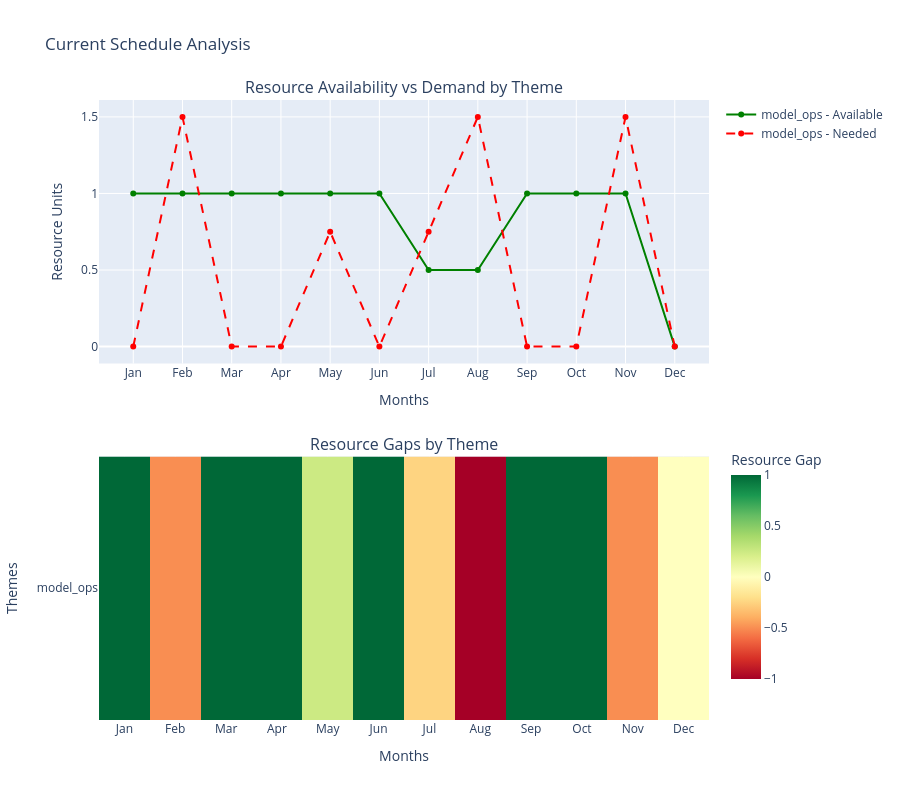
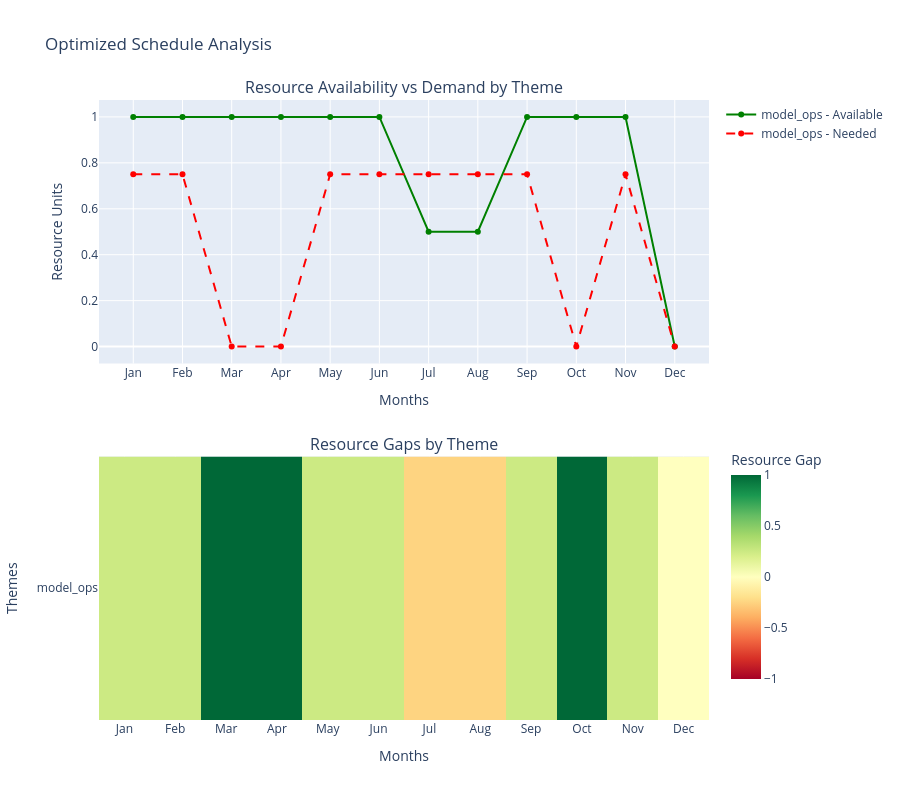
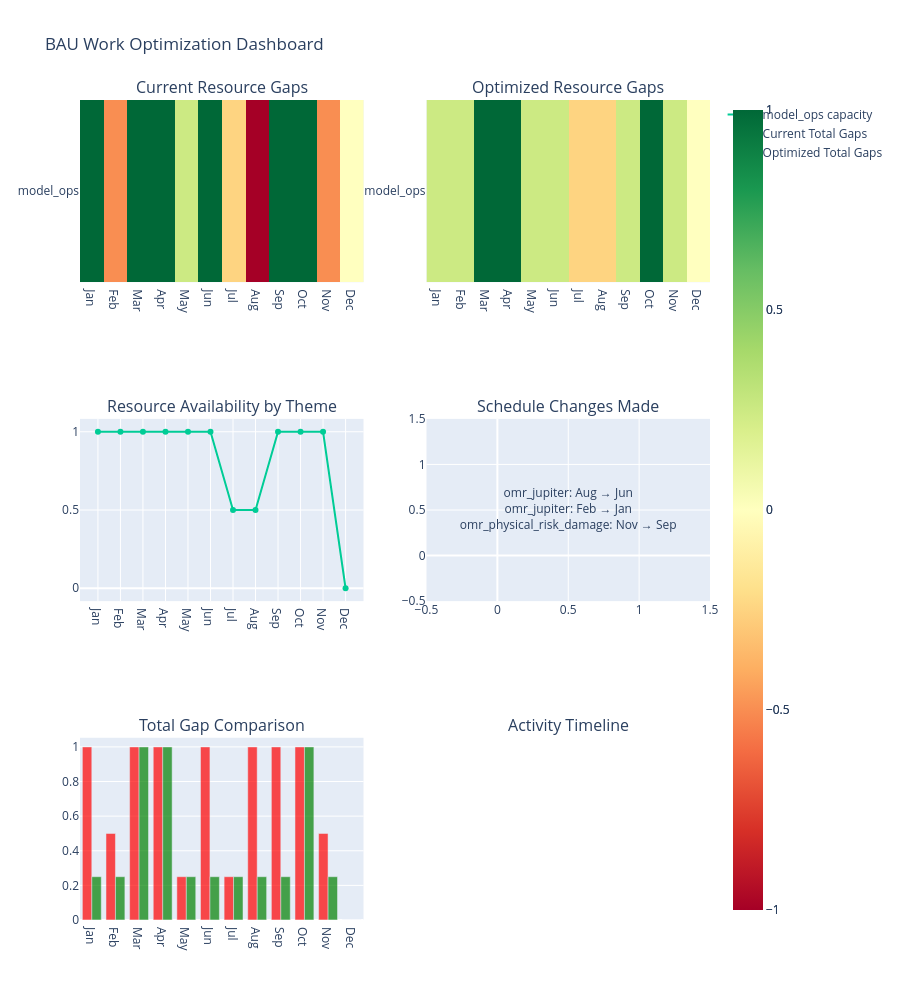

The notebook cell these images were saved under, in order:
### Code cell
# Generate individual schedule visualizations
visualizer = BAUVisualizer(optimizer)

# Visualize current schedule
print("Creating current schedule visualization...")
current_fig = visualizer.visualize_schedule(current_schedule, "Current Schedule Analysis")
current_fig.show()

# Visualize optimized schedule  
print("Creating optimized schedule visualization...")
optimized_fig = visualizer.visualize_schedule(optimized_schedule, "Optimized Schedule Analysis")
optimized_fig.show()

# Generate comprehensive dashboard
print("Creating comprehensive dashboard...")
dashboard_fig = visualizer.create_comprehensive_dashboard()
dashboard_fig.show()

### Figure 1 — Plotly figure (JSON) as saved in the notebook; plotly's stock layout.template omitted (floating-point values rounded to 4 significant figures)
{"data": [{"line": {"color": "green", "width": 2}, "mode": "lines+markers", "name": "model_ops - Available", "type": "scatter", "x": ["Jan", "Feb", "Mar", "Apr", "May", "Jun", "Jul", "Aug", "Sep", "Oct", "Nov", "Dec"], "xaxis": "x", "y": [1, 1, 1, 1, 1, 1, 0.5, 0.5, 1, 1, 1, 0], "yaxis": "y"}, {"line": {"color": "red", "dash": "dash", "width": 2}, "mode": "lines+markers", "name": "model_ops - Needed", "type": "scatter", "x": ["Jan", "Feb", "Mar", "Apr", "May", "Jun", "Jul", "Aug", "Sep", "Oct", "Nov", "Dec"], "xaxis": "x", "y": [0, 1.5, 0, 0, 0.75, 0, 0.75, 1.5, 0, 0, 1.5, 0], "yaxis": "y"}, {"colorbar": {"len": 0.4, "title": {"text": "Resource Gap"}, "y": 0.25}, "colorscale": [[0, "rgb(165,0,38)"], [0.1, "rgb(215,48,39)"], [0.2, "rgb(244,109,67)"], [0.3, "rgb(253,174,97)"], [0.4, "rgb(254,224,139)"], [0.5, "rgb(255,255,191)"], [0.6, "rgb(217,239,139)"], [0.7, "rgb(166,217,106)"], [0.8, "rgb(102,189,99)"], [0.9, "rgb(26,152,80)"], [1, "rgb(0,104,55)"]], "name": "Resource Gaps", "type": "heatmap", "x": ["Jan", "Feb", "Mar", "Apr", "May", "Jun", "Jul", "Aug", "Sep", "Oct", "Nov", "Dec"], "xaxis": "x2", "y": ["model_ops"], "yaxis": "y2", "z": [[1.0, -0.5, 1.0, 1.0, 0.25, 1.0, -0.25, -1.0, 1.0, 1.0, -0.5, 0.0]], "zmid": 0}], "layout": {"annotations": [{"font": {"size": 16}, "showarrow": false, "text": "Resource Availability vs Demand by Theme", "x": 0.5, "xanchor": "center", "xref": "paper", "y": 1, "yanchor": "bottom", "yref": "paper"}, {"font": {"size": 16}, "showarrow": false, "text": "Resource Gaps by Theme", "x": 0.5, "xanchor": "center", "xref": "paper", "y": 0.425, "yanchor": "bottom", "yref": "paper"}], "height": 800, "showlegend": true, "title": {"text": "Current Schedule Analysis"}, "xaxis": {"anchor": "y", "domain": [0, 1], "title": {"text": "Months"}}, "xaxis2": {"anchor": "y2", "domain": [0, 1], "title": {"text": "Months"}}, "yaxis": {"anchor": "x", "domain": [0.575, 1], "title": {"text": "Resource Units"}}, "yaxis2": {"anchor": "x2", "domain": [0, 0.425], "title": {"text": "Themes"}}}}

### Figure 2 — Plotly figure (JSON) as saved in the notebook; plotly's stock layout.template omitted (floating-point values rounded to 4 significant figures)
{"data": [{"line": {"color": "green", "width": 2}, "mode": "lines+markers", "name": "model_ops - Available", "type": "scatter", "x": ["Jan", "Feb", "Mar", "Apr", "May", "Jun", "Jul", "Aug", "Sep", "Oct", "Nov", "Dec"], "xaxis": "x", "y": [1, 1, 1, 1, 1, 1, 0.5, 0.5, 1, 1, 1, 0], "yaxis": "y"}, {"line": {"color": "red", "dash": "dash", "width": 2}, "mode": "lines+markers", "name": "model_ops - Needed", "type": "scatter", "x": ["Jan", "Feb", "Mar", "Apr", "May", "Jun", "Jul", "Aug", "Sep", "Oct", "Nov", "Dec"], "xaxis": "x", "y": [0.75, 0.75, 0, 0, 0.75, 0.75, 0.75, 0.75, 0.75, 0, 0.75, 0], "yaxis": "y"}, {"colorbar": {"len": 0.4, "title": {"text": "Resource Gap"}, "y": 0.25}, "colorscale": [[0, "rgb(165,0,38)"], [0.1, "rgb(215,48,39)"], [0.2, "rgb(244,109,67)"], [0.3, "rgb(253,174,97)"], [0.4, "rgb(254,224,139)"], [0.5, "rgb(255,255,191)"], [0.6, "rgb(217,239,139)"], [0.7, "rgb(166,217,106)"], [0.8, "rgb(102,189,99)"], [0.9, "rgb(26,152,80)"], [1, "rgb(0,104,55)"]], "name": "Resource Gaps", "type": "heatmap", "x": ["Jan", "Feb", "Mar", "Apr", "May", "Jun", "Jul", "Aug", "Sep", "Oct", "Nov", "Dec"], "xaxis": "x2", "y": ["model_ops"], "yaxis": "y2", "z": [[0.25, 0.25, 1.0, 1.0, 0.25, 0.25, -0.25, -0.25, 0.25, 1.0, 0.25, 0.0]], "zmid": 0}], "layout": {"annotations": [{"font": {"size": 16}, "showarrow": false, "text": "Resource Availability vs Demand by Theme", "x": 0.5, "xanchor": "center", "xref": "paper", "y": 1, "yanchor": "bottom", "yref": "paper"}, {"font": {"size": 16}, "showarrow": false, "text": "Resource Gaps by Theme", "x": 0.5, "xanchor": "center", "xref": "paper", "y": 0.425, "yanchor": "bottom", "yref": "paper"}], "height": 800, "showlegend": true, "title": {"text": "Optimized Schedule Analysis"}, "xaxis": {"anchor": "y", "domain": [0, 1], "title": {"text": "Months"}}, "xaxis2": {"anchor": "y2", "domain": [0, 1], "title": {"text": "Months"}}, "yaxis": {"anchor": "x", "domain": [0.575, 1], "title": {"text": "Resource Units"}}, "yaxis2": {"anchor": "x2", "domain": [0, 0.425], "title": {"text": "Themes"}}}}

### Figure 3 — Plotly figure (JSON) as saved in the notebook; plotly's stock layout.template omitted (floating-point values rounded to 4 significant figures)
{"data": [{"colorscale": [[0, "rgb(165,0,38)"], [0.1, "rgb(215,48,39)"], [0.2, "rgb(244,109,67)"], [0.3, "rgb(253,174,97)"], [0.4, "rgb(254,224,139)"], [0.5, "rgb(255,255,191)"], [0.6, "rgb(217,239,139)"], [0.7, "rgb(166,217,106)"], [0.8, "rgb(102,189,99)"], [0.9, "rgb(26,152,80)"], [1, "rgb(0,104,55)"]], "name": "Current Gaps", "type": "heatmap", "x": ["Jan", "Feb", "Mar", "Apr", "May", "Jun", "Jul", "Aug", "Sep", "Oct", "Nov", "Dec"], "xaxis": "x", "y": ["model_ops"], "yaxis": "y", "z": [[1.0, -0.5, 1.0, 1.0, 0.25, 1.0, -0.25, -1.0, 1.0, 1.0, -0.5, 0.0]], "zmid": 0}, {"colorscale": [[0, "rgb(165,0,38)"], [0.1, "rgb(215,48,39)"], [0.2, "rgb(244,109,67)"], [0.3, "rgb(253,174,97)"], [0.4, "rgb(254,224,139)"], [0.5, "rgb(255,255,191)"], [0.6, "rgb(217,239,139)"], [0.7, "rgb(166,217,106)"], [0.8, "rgb(102,189,99)"], [0.9, "rgb(26,152,80)"], [1, "rgb(0,104,55)"]], "name": "Optimized Gaps", "type": "heatmap", "x": ["Jan", "Feb", "Mar", "Apr", "May", "Jun", "Jul", "Aug", "Sep", "Oct", "Nov", "Dec"], "xaxis": "x2", "y": ["model_ops"], "yaxis": "y2", "z": [[0.25, 0.25, 1.0, 1.0, 0.25, 0.25, -0.25, -0.25, 0.25, 1.0, 0.25, 0.0]], "zmid": 0}, {"mode": "lines+markers", "name": "model_ops capacity", "type": "scatter", "x": ["Jan", "Feb", "Mar", "Apr", "May", "Jun", "Jul", "Aug", "Sep", "Oct", "Nov", "Dec"], "xaxis": "x3", "y": [1, 1, 1, 1, 1, 1, 0.5, 0.5, 1, 1, 1, 0], "yaxis": "y3"}, {"mode": "text", "showlegend": false, "text": ["omr_jupiter: Aug → Jun<br>omr_jupiter: Feb → Jan<br>omr_physical_risk_damage: Nov → Sep"], "textposition": "middle center", "type": "scatter", "x": [0.5], "xaxis": "x4", "y": [0.5], "yaxis": "y4"}, {"marker": {"color": "red"}, "name": "Current Total Gaps", "opacity": 0.7, "type": "bar", "x": ["Jan", "Feb", "Mar", "Apr", "May", "Jun", "Jul", "Aug", "Sep", "Oct", "Nov", "Dec"], "xaxis": "x5", "y": [1.0, 0.5, 1.0, 1.0, 0.25, 1.0, 0.25, 1.0, 1.0, 1.0, 0.5, 0.0], "yaxis": "y5"}, {"marker": {"color": "green"}, "name": "Optimized Total Gaps", "opacity": 0.7, "type": "bar", "x": ["Jan", "Feb", "Mar", "Apr", "May", "Jun", "Jul", "Aug", "Sep", "Oct", "Nov", "Dec"], "xaxis": "x5", "y": [0.25, 0.25, 1.0, 1.0, 0.25, 0.25, 0.25, 0.25, 0.25, 1.0, 0.25, 0.0], "yaxis": "y5"}], "layout": {"annotations": [{"font": {"size": 16}, "showarrow": false, "text": "Current Resource Gaps", "x": 0.225, "xanchor": "center", "xref": "paper", "y": 1, "yanchor": "bottom", "yref": "paper"}, {"font": {"size": 16}, "showarrow": false, "text": "Optimized Resource Gaps", "x": 0.775, "xanchor": "center", "xref": "paper", "y": 1, "yanchor": "bottom", "yref": "paper"}, {"font": {"size": 16}, "showarrow": false, "text": "Resource Availability by Theme", "x": 0.225, "xanchor": "center", "xref": "paper", "y": 0.6111, "yanchor": "bottom", "yref": "paper"}, {"font": {"size": 16}, "showarrow": false, "text": "Schedule Changes Made", "x": 0.775, "xanchor": "center", "xref": "paper", "y": 0.6111, "yanchor": "bottom", "yref": "paper"}, {"font": {"size": 16}, "showarrow": false, "text": "Total Gap Comparison", "x": 0.225, "xanchor": "center", "xref": "paper", "y": 0.2222, "yanchor": "bottom", "yref": "paper"}, {"font": {"size": 16}, "showarrow": false, "text": "Activity Timeline", "x": 0.775, "xanchor": "center", "xref": "paper", "y": 0.2222, "yanchor": "bottom", "yref": "paper"}], "height": 1000, "showlegend": true, "title": {"text": "BAU Work Optimization Dashboard"}, "xaxis": {"anchor": "y", "domain": [0, 0.45]}, "xaxis2": {"anchor": "y2", "domain": [0.55, 1]}, "xaxis3": {"anchor": "y3", "domain": [0, 0.45]}, "xaxis4": {"anchor": "y4", "domain": [0.55, 1]}, "xaxis5": {"anchor": "y5", "domain": [0, 0.45]}, "xaxis6": {"anchor": "y6", "domain": [0.55, 1]}, "yaxis": {"anchor": "x", "domain": [0.7778, 1]}, "yaxis2": {"anchor": "x2", "domain": [0.7778, 1]}, "yaxis3": {"anchor": "x3", "domain": [0.3889, 0.6111]}, "yaxis4": {"anchor": "x4", "domain": [0.3889, 0.6111]}, "yaxis5": {"anchor": "x5", "domain": [0, 0.2222]}, "yaxis6": {"anchor": "x6", "domain": [0, 0.2222]}}}
